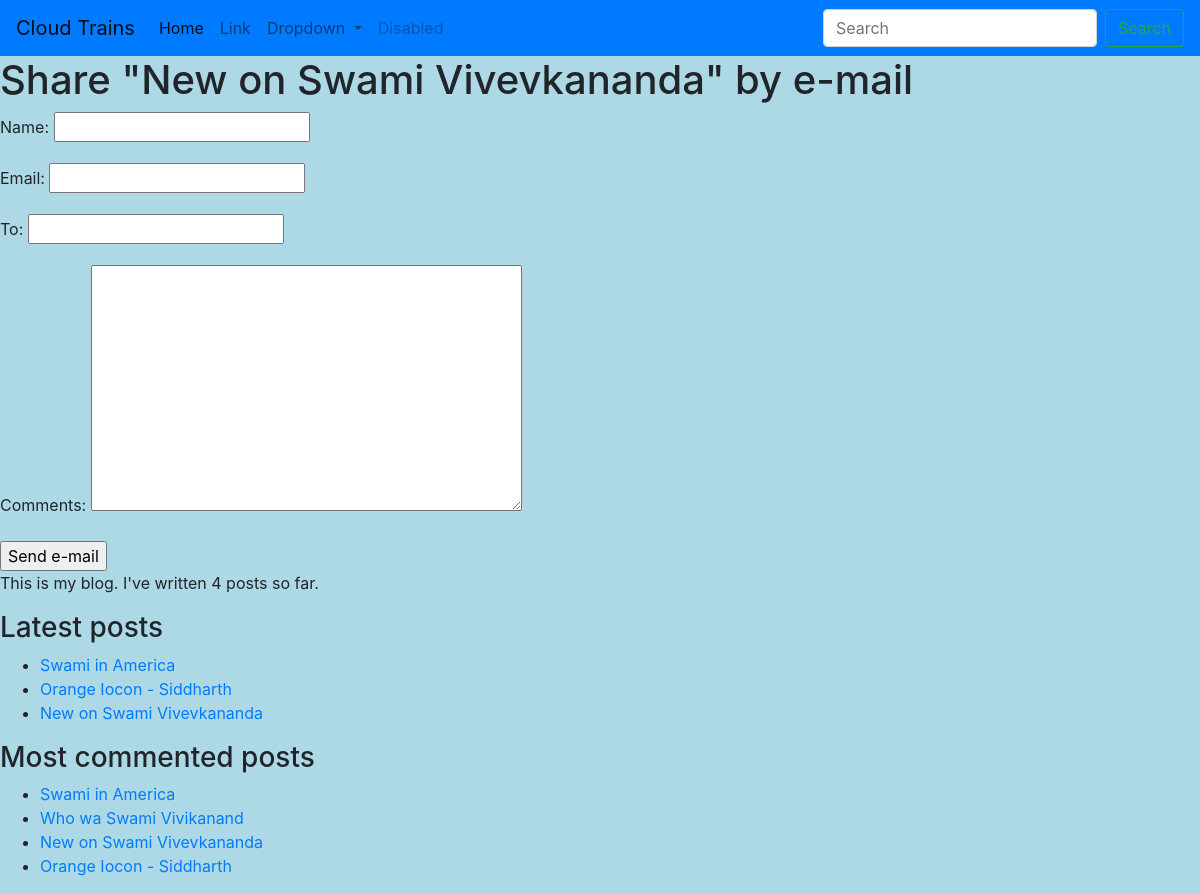
Before: /blog/2/share/ with the older database file.
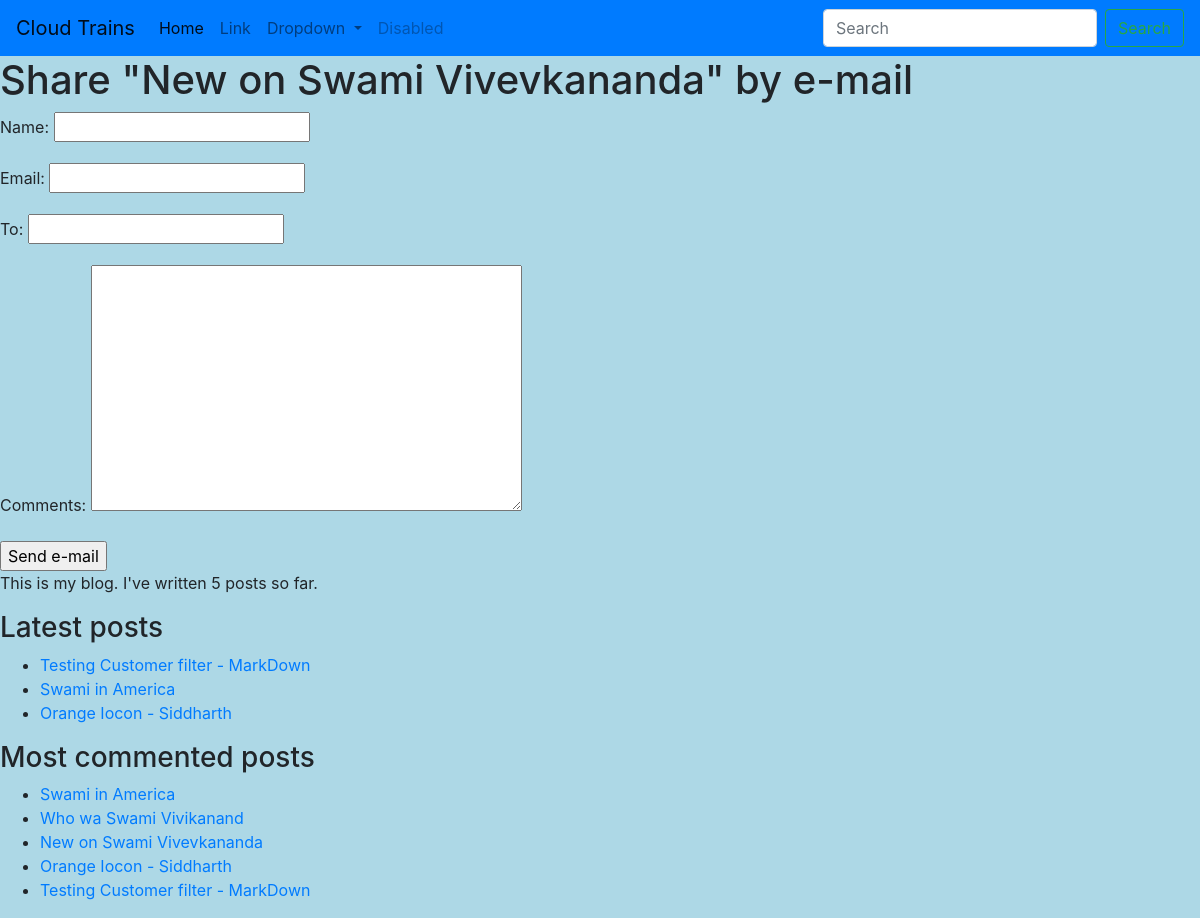
After: the same page with the newer database file.
### blog/models.py (models this page shows, shortened)
class Post(models.Model):
    tag = TaggableManager()
    objects = models.Manager()  # default Manager
    published = PublishedManager()  # Custom Manager
    def get_absolute_url(self):
        return reverse('blog:post_detail',
                       args=[self.publish.year,
                             self.publish.month,
                             self.publish.day,
                             self.slug])
    STATUS_CHOICES = (('draft', 'Draft'),
                      ('published', 'Published'),
                      )
    title = models.CharField(max_length=255)
    slug = models.SlugField(max_length=250, unique_for_date='publish')
    author = models.ForeignKey(User, on_delete=models.CASCADE,
                               related_name='blog_posts')
    body = models.TextField()
    publish = models.DateTimeField(default=timezone.now)
    created = models.DateTimeField(auto_now_add=True)
    updated = models.DateTimeField(auto_now=True)
    status = models.CharField(max_length=10,
                              choices=STATUS_CHOICES,
                              default='draft')
    deleted = models.BooleanField(default=False)
    delete_on = models.DateTimeField(null=True, blank=True)
    class Meta:
        ordering = ['-publish']

### blog/views.py (the view)
# urls.py: path('<int:post_id>/share/', views.post_share, name='post_share'),
def post_share(request, post_id):
    post = get_object_or_404(Post, id=post_id, status='published')
    sent = False
    if request.method == 'POST':
        form = EmailPostForm(request.POST)
        print(dir(form))
        if form.is_valid():
            cd = form.cleaned_data
            post_url = request.build_absolute_uri(post.get_absolute_url())
            subject = '{} ({}) recommends you reading " {}"'.format(cd['name'], cd['email'], post.title)
            message = 'Read "{}" at {} \n\n{}\'s comments: {}'.format(post.title, post_url, cd['name'], cd['comments'])
            send_mail(subject, message, 'admin@myblog.com',
                      [cd['to']])
            sent = True
    else:
        form = EmailPostForm()
    return render(request, 'blog/post/share.html',
                  {'post': post,
                   'form': form,
                   'sent': sent})

### blog/forms.py
class EmailPostForm(forms.Form):
    name = forms.CharField(max_length=25)
    email = forms.EmailField()
    to = forms.EmailField()
    comments = forms.CharField(required=False, widget=forms.Textarea)

### blog/models.py (called while the page is built)
    def get_queryset(self):
        return super(PublishedManager, self).get_queryset().filter(status='published')

### blog/templatetags/blog_tags.py (called while the page is built)
@register.simple_tag()
def total_posts():
    return Post.published.count()

@register.inclusion_tag('blog/post/latest_posts.html')
def show_latest_posts(count):
    latest_posts = Post.published.order_by('-publish')[:count]
    return {'latest_posts': latest_posts}

@register.simple_tag
def get_most_commented_posts(count=5):
    return Post.published.annotate(total_comments=Count('comments')).order_by('-total_comments')[:count]

### blog/templates/blog/post/share.html (shortened to what this page needs)
{% extends "blog/base.html" %}
{% block content %}
    {% if sent %}
        <h3 class="alert alert-success">E-mail successfully sent</h3>
        <p>
            "{{ post.title }}" was successfully sent to {{ form.cleaned_data.to }}.
        </p>
        <p>
        <a href="{{ post.get_absolute_url }}">Go back to blog</a>
        </p>
    {% else %}
        <h1>Share "{{ post.title }}" by e-mail</h1>
        <form action="." method="post">
            {{ form.as_p }}
            <input type="submit" value="Send e-mail">
        </form>
    {% endif %}
{% endblock %}

### blog/templates/blog/base.html (shortened to what this page needs)
{% load static %}
{% load blog_tags %}
<!DOCTYPE html>
<html lang="en">
<head>
    <link href="https://stackpath.bootstrapcdn.com/bootstrap/4.4.1/css/bootstrap.min.css" rel="stylesheet">
    <link href="{% static 'css/blog.css' %}" rel=stylesheet>
</head>
<body>
<div id="navbar">
    <nav class="navbar navbar-expand-lg navbar-light bg-primary">
        <a class="navbar-brand" href="#">Cloud Trains</a>
        <div class="collapse navbar-collapse" id="navbarSupportedContent">
            <ul class="navbar-nav mr-auto">
                <li class="nav-item active">
                    <a class="nav-link" href="#">Home <span class="sr-only">(current)</span></a>
                </li>
                <li class="nav-item">
                    <a class="nav-link" href="#">Link</a>
                </li>
                <li class="nav-item dropdown">
                    <a class="nav-link dropdown-toggle" href="#" id="navbarDropdown" role="button"
                       data-toggle="dropdown" aria-haspopup="true" aria-expanded="false">
                        Dropdown
                    </a>
                </li>
                <li class="nav-item">
                    <a class="nav-link disabled" href="#">Disabled</a>
                </li>
            </ul>
            <form class="form-inline my-2 my-lg-0">
                <input class="form-control mr-sm-2" type="search" placeholder="Search" aria-label="Search">
                <button class="btn btn-outline-success my-2 my-sm-0" type="submit">Search</button>
            </form>
        </div>
    </nav>
</div>
<div id="content">
    {% block content %}
    {% endblock %}
</div>
<div id="sidebar">
    <p>This is my blog. I've written {% total_posts %} posts so far.</p>
    <h3>Latest posts</h3>
    {% show_latest_posts 3 %}
    <h3>Most commented posts</h3>
    {% get_most_commented_posts as most_commented_posts %}
    <ul>
        {% for post in most_commented_posts %}
            <li>
                <a href="{{ post.get_absolute_url }}">{{ post.title }}</a>
            </li>
        {% endfor %}
    </ul>
</div>
</body>
</html>

### blog/templates/blog/post/latest_posts.html
<ul>
    {% for post in latest_posts %}
        <li>
            <a href="{{ post.get_absolute_url }}">{{ post.title }}</a>
        </li>
    {% endfor %}
</ul>

Changed rows visible on the page:
no longer on one of the page's lists (row unchanged): Post: title "New on Swami Vivevkananda"
added Post: title "Testing Customer filter - MarkDown"
Other visible differences:
text no longer shown: "4"
text now shown: "5"
